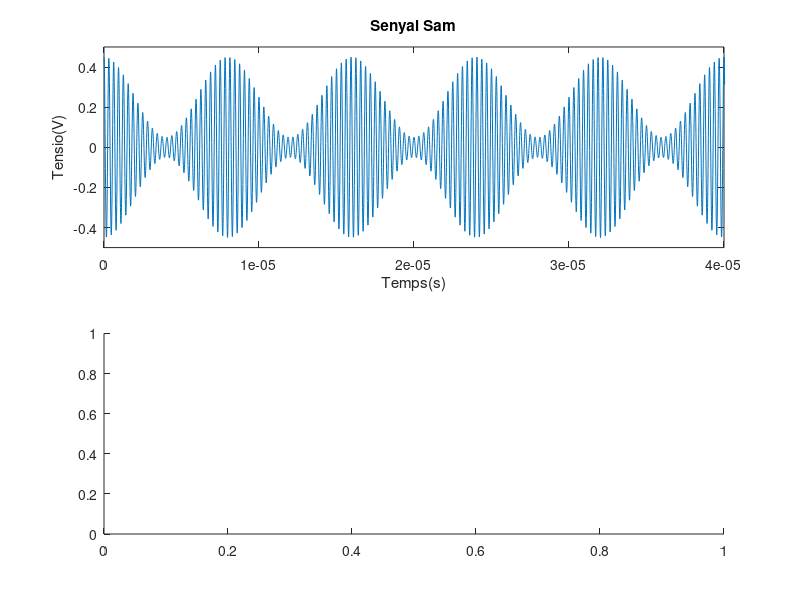

Write MATLAB code to recreate this figure. (Note: this script raises an error after producing the figure.)
%Pràctica 3
%Alumnes: Izan Flores Tortosa i Jordi Vivas Sakuta
clear all
close all

%1. Senyal modular

Am=1;
fs=1e8;
dim=12000;
t=(0:dim-1)*1/fs;
fm=125e3;
Xm=cos(2*pi*fm*t);

%2. Senyal portadora

fc=3.2e6;
Ac=0.25;
Xc=Ac*cos(fc*pi*2*t);

%3. Senyal en AM

m= 0.8;
Sam= Xc.*(1+ m.*Xm);

%4
figure(1)
subplot(2,1,1)
plot(t, Sam)
xlabel('Temps(s)')
ylabel('Tensio(V)')
title('Senyal Sam')
axis([0 40e-6 -0.5 0.5])


%5. Espetre Sam

subplot(2,1,2)
[X,k]=FuncioTFZP(Sam, fs, dim*10);
xlabel('Frequencia(Hz)')
ylabel('Amplitud(V)')
title("Espectre SAM")
axis([2.9e6 3.5e6 0 0.12])

%6. Index de modulació

Emax=0.4492;
Emin=0.05;
m_e=(Emax-Emin)/(Emax+Emin);

%7. Freqüències portadora y moduladora.

% Els valors de fc i fm comprovat amb els cursors corresponen a 
% als valors introduits als apartats previs: fc= 3.2 MHz fm= 125 kHz

%8. Potència dBm de  la senyal AM

z=50;
figure(2)
[PxBm]=FuncioPotencia(X,k,z);
xlabel('K(hz)')
ylabel('XDBL(dBm)')
title('Funcio Potencia Sam')
axis([2.9e6 3.5e6 -30 -5])

%9.Index de modulació a partir de l'espectre 
dBm2=-12.9;
dBm1=-5;
% dBm2-dBm1=20*log(m)-6
% (dBm2-dBm1+6)/20=log(m)
mnova= 10^((dBm2-dBm1+6)/20);
disp(['m :', ])
disp(mnova)


%10. Senyal DBL

Sdbl= Xm.*Xc;

%11. Gràfica Sdbl

figure(3)
subplot(2,1,1)
plot(t, Sdbl);
xlabel('Temps(s)')
ylabel('Tensio(V)')
title('Senyal Sdbl')
axis([0 40e-6 -0.3 0.3])

%12. Espectre senyal Sdbl

subplot(2,1,2)
[X,k]=FuncioTFZP(Sdbl, fs, dim*10);
xlabel('k (Hz)')
ylabel('XDBL')
title('Espectre senyal Sdbl')
axis([2.9e6 3.5e6 0 0.08])

%13. Senyal BLU; BLS i BLI

xm=Am*sin(2*pi*fm*t);
Sbli=Xm.*Xc + xm*Ac.*sin(2*pi*fc*t);
Sbls=Xm.*Xc - xm*Ac.*sin(2*pi*fc*t);

%14. Representació gràfica BLS i BLI

z=50;
figure(4)
subplot(2,1,1)
[X , k]= FuncioTFZP(Sbli, fs, dim*10);
title('Espectre Sbli')
xlabel('k (Hz)')
ylabel('XBLUi')
axis([2.9e6 3.5e6 0 0.12])
subplot(2,1,2)
[X , k]= FuncioTFZP(Sbls, fs, dim*10);
title('Espectre Sbls')
xlabel('k (Hz)')
ylabel('XBLUs')
axis([2.9e6 3.5e6 0 0.12])
